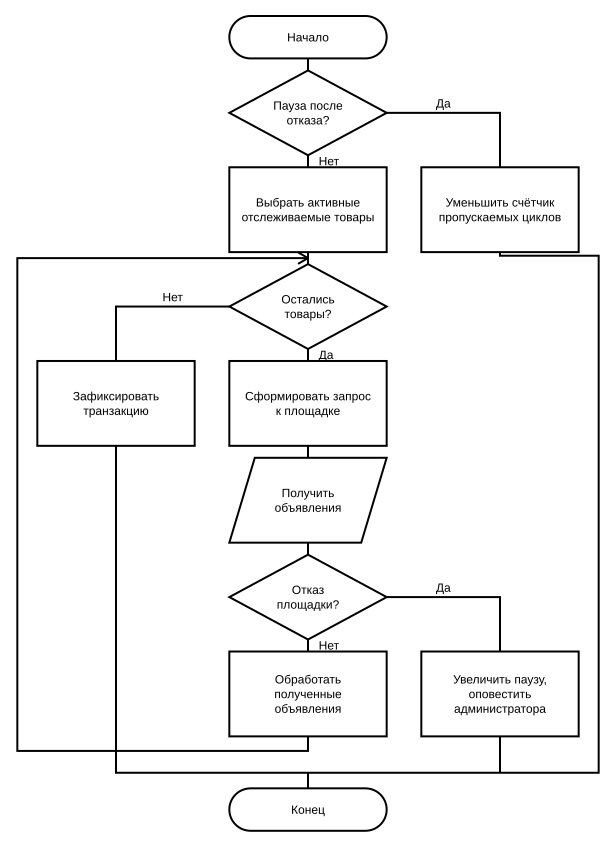

Generate this figure with Python:
# -*- coding: utf-8 -*-
"""Схема алгоритма цикла опроса площадки."""
from flowchart import Chart

c = Chart(ncols=3, col_w=118, col_gap=26, row_gap=9,
          left_margin=28, right_margin=28, font=9, lh=11, uniform=True)

L, C, R = 0, 1, 2

c.block("start",  C, 1, "start",    "Начало")
c.block("d0",     C, 2, "decision", "Пауза после отказа?")
c.block("sel",    C, 3, "process",  "Выбрать активные отслеживаемые товары")
c.block("dec",    R, 3, "process",  "Уменьшить счётчик пропускаемых циклов")
c.block("d1",     C, 4, "decision", "Остались товары?")
c.block("req",    C, 5, "process",  "Сформировать запрос к площадке")
c.block("commit", L, 5, "process",  "Зафиксировать транзакцию")
c.block("get",    C, 6, "data",     "Получить объявления")
c.block("d2",     C, 7, "decision", "Отказ площадки?")
c.block("proc",   C, 8, "process",  "Обработать полученные объявления")
c.block("pause",  R, 8, "process",  "Увеличить паузу, оповестить администратора")
c.block("end",    C, 9, "start",    "Конец")

c.gap_after(8, 30)
c.layout()
c.draw_blocks()

xl, xc, xr = c.colx
xfl, xfr = 13.0, c.width - 13.0
g34   = c.gapy(3, 4)
y_ret = c.gapy(8, 9, 0.28)      # возврат к началу цикла
y_end = c.gapy(8, 9, 0.70)      # сбор завершающих ветвей

# основная линия сверху вниз
c.line([c.bottom("start"), c.top("d0")])
c.line([c.bottom("d0"), c.top("sel")])
c.label(xc + 8, (c.bottom("d0")[1] + c.top("sel")[1]) / 2 + 3, "Нет", "start")
c.line([c.bottom("sel"), c.top("d1")])
c.line([c.bottom("d1"), c.top("req")])
c.label(xc + 8, (c.bottom("d1")[1] + c.top("req")[1]) / 2 + 3, "Да", "start")
c.line([c.bottom("req"), c.top("get")])
c.line([c.bottom("get"), c.top("d2")])
c.line([c.bottom("d2"), c.top("proc")])
c.label(xc + 8, (c.bottom("d2")[1] + c.top("proc")[1]) / 2 + 3, "Нет", "start")

# боковые ветви: линия входит в блок сверху
p = c.yes("d0", xr);  c.line([p, (xr, p[1]), c.top("dec")])
p = c.no("d1", xl);   c.line([p, (xl, p[1]), c.top("commit")])
p = c.yes("d2", xr);  c.line([p, (xr, p[1]), c.top("pause")])

# возврат к проверке «Остались товары?» -- одна стрелка при входе в линию
c.line([c.bottom("proc"), (xc, y_ret), (xfl, y_ret), (xfl, g34), (xc, g34)], arrow=True)

# завершающие ветви сходятся в одну линию, которая входит в «Конец» сверху
c.line([c.bottom("dec"), (xr, c.gapy(3, 4, 0.30)), (xfr, c.gapy(3, 4, 0.30)),
        (xfr, y_end), (xc, y_end)])
c.line([c.bottom("pause"), (xr, y_end)])
c.line([c.bottom("commit"), (xl, y_end), (xc, y_end)])
c.line([(xc, y_end), c.top("end")])

w, h = c.save("algorithm_scrape.svg")
print(f"scrape  {w:.0f} x {h:.0f} pt")
